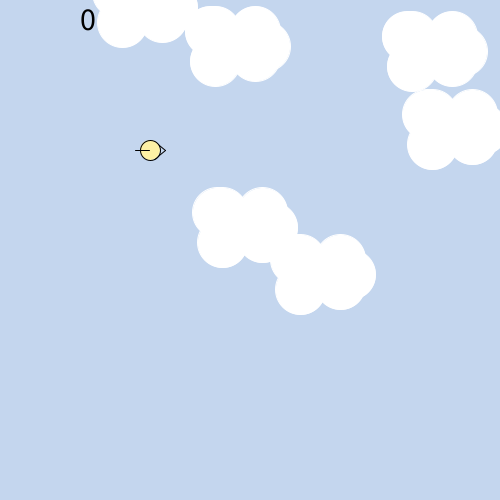
Frame 1 (no input)
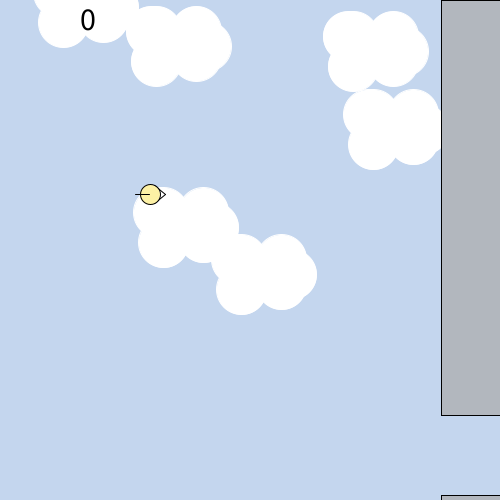
Frame 60 (the mouse pressed at the canvas centre just before this capture)
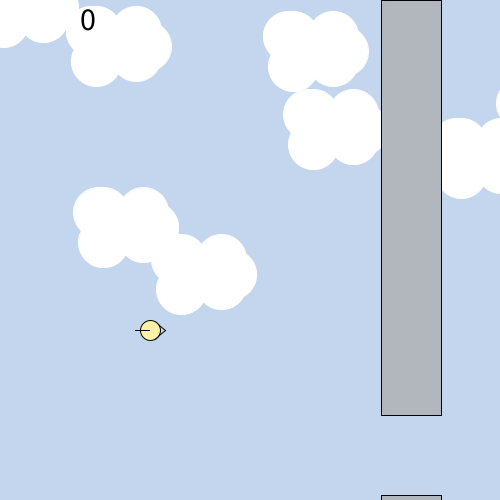
Frame 120 (the mouse held since frame 60 and released just before this capture)

The Processing sketch that drew these frames (run headless with seeded random() and noise(); from frame 60 on, the mouse is pressed at the canvas centre):

// Processing sketch: flappyBird
// ── flappyBird.pde
int SIZE = 8;
int TSIZE = 2;
Bird bird;
Clouds[] cloud = new Clouds[SIZE];
Tower[] tower = new Tower[TSIZE];
Score score;

void setup()
{
  size (500, 500);
  background (255);
  bird = new Bird();
  score = new Score();
  for (int i = 0; i < SIZE; i ++)
  {
    cloud[i] = new Clouds();
  }
  for (int i = 0; i < TSIZE; i ++)
  {
    tower[i] = new Tower();
  }
  tower[0].position.x = width;
  tower[1].position.x = width+290;  
}

void draw()
{
  stroke(0);
  background(#c4d6ee);
  for (int i = 0; i < cloud.length; i ++)
  {
    cloud[i].draw();
    cloud[i].update();
    cloud[i].checkSides();
 
  }
  
  for (int i = 0; i < TSIZE; i ++)
  {
    tower[i].draw();
    tower[i].update();
    tower[i].checkSides();
    tower[i].hitDUpperTower();
    tower[i].hitDLowerTower();
  }
  
  if (bird.delete == false)
  {
    bird.draw();
    bird.checkSides();
    bird.update();
    if (bird.flap == true)
    {
      bird.flap();
    }
    score.addScore();
  }
  
  if (bird.delete == true)
  {
    score.endScore();
  }
}


void keyPressed()
{
   if (key == ' ')
   {
     bird.fly();
   }   
}
void keyReleased()
{
  if (key == ' ')
  {
    bird.buttonReset = true;
    bird.flap = false;
  } 
}

// ── Bird.pde
class Bird 
{
  float mass = 90.8;  
  PVector gravity = new PVector(0 , 90.8);
  PVector velocity = new PVector (0, 0);
  PVector position = new PVector (width/2-100, height/2-100);
  PVector force = new PVector (0, mass * -gravity.y);
  boolean buttonReset = true, flap = false;
  float timeDelta = 1.0f / 60.0f;
  boolean delete = false;
  
  void draw()
  { 
    stroke(0);
    //beak
    line(165, position.y, 154, position.y+9);
    line(165, position.y, 154, position.y-9);
    
    //body
    fill(#fdf1a5);
    ellipse(position.x, position.y, 20, 20);
    
    if (flap == false)
    {
      //wing
      line(149, position.y, 135, position.y);
    }
  }
  
  void update()
  {
     velocity.add(PVector.mult(gravity, timeDelta));
     position.add(PVector.mult(velocity, timeDelta)); 
  }
  
  void fly()
  {
    while (buttonReset == true)
    {  
      velocity.add(PVector.mult(force, timeDelta));
      velocity.limit(150);
      flap();
      buttonReset = false;
    }
  }
  
  void flap()
  {
    stroke(0);
    flap = true;
    line(149, position.y, 135, position.y + 10);
  }
  
  void checkSides()
  {
     if (position.y < 2)
     {
       position.y = 15;
     } 
     if (position.y > 500)
     {
       position.y = 485;
     } 
  }
}

// ── Clouds.pde
class Clouds
{
  PVector position = new PVector(random(width+200), random(height));
  PVector velocity = new PVector(-1, 0);
  
  Clouds()
  {
    stroke(255); 
    fill(255);
    ellipse (position.x, position.y, 50, 50);
    ellipse (position.x+20, position.y+10, 50, 50);
    ellipse (position.x, position.y+5, 50, 50);
    ellipse (position.x, position.y, 50, 50);
  }
  
  void draw()
  {
    stroke(255); 
    fill(255);
    ellipse (position.x, position.y, 50, 50);
    ellipse (position.x+20, position.y+10, 50, 50);
    ellipse (position.x-10, position.y+5, 50, 50);
    ellipse (position.x+30, position.y, 50, 50);
    ellipse (position.x-20, position.y+15, 50, 50);
    ellipse (position.x+20, position.y-15, 50, 50);
    ellipse (position.x-20, position.y-15, 50, 50);
    ellipse (position.x-25, position.y-15, 50, 50);
  }
  
  void update()
  {
    position.add(velocity);
  }
  
  void checkSides()
  {
    if (position.x < -80)
    {
       position.x = 500;
    } 
  }
}

// ── Score.pde
class Score
{
  int score = 0;
  boolean scoreFlag = false;
  
  void addScore()
  {
    textSize(32);
    fill(0);
    text(score, 80, 30);
    for (int i = 0; i < TSIZE; i ++)
    {
      if (bird.position.x > tower[i].position.x+60 && bird.position.x < tower[i].position.x+62)
      {
        scoreFlag = true;
        if (scoreFlag = true)
        {
          score += 1;
        }
        scoreFlag = false;
      }
    }
  }
  
  void endScore()
  {
    textSize(20);
    fill(0);
    text("Game Over!\nYou scored: " + score, width/2-125, height/2-100);
    text("Press the 'r' key \nto restart the game", width/2-125, height/2+50);
    
    if (key == 'r' | key == 'R')
      {
        setup();
      }
  }
}



// ── Tower.pde
class Tower
{
  PVector position = new PVector (width/2, 0);
  PVector velocity = new PVector(-1, 0);
  float h = random(65,435);
  
  
  Tower()
  {
    stroke(0);
    fill(#b2b7be);
    rect (position.x, position.y, 60, h);
    rect (position.x, h + 80, 60, 500 - (h+ 60));
  }
  
  void hitDUpperTower()
  {
    if (bird.position.x > position.x-10 && bird.position.x < position.x+70 && bird.position.y < h+9)
    {
      bird.delete = true;
    }
  }
  
  void hitDLowerTower()
  {
    if (bird.position.x > position.x-10 && bird.position.x < position.x+70 && bird.position.y > h+70)
    {
      bird.delete = true;
    }
  }
  
  void draw()
  {
    stroke(0);
    fill(#b2b7be);
    rect (position.x, position.y, 60, h);
    rect (position.x, h + 80, 60, 500 - h -10);
    println(500 - (h + 80));
  }
  
  void update()
  {
    position.add(velocity);
  }
    
  void checkSides()
  {
     if (position.x < -80)
     {
        position.x = 500;
        h = random(65,435);
     } 
  }
}
